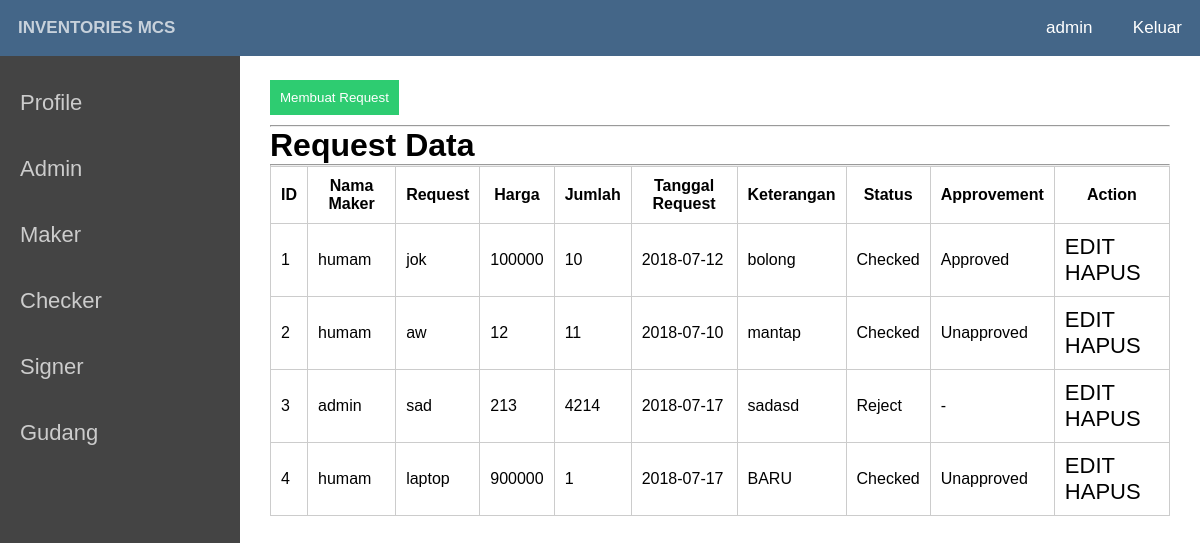
The page /admin_maker.php (signed in) on the database its author committed.
### tables this page shows
CREATE TABLE `maker` (
  `id_maker` int(11) NOT NULL,
  `nama_maker` varchar(50) NOT NULL,
  `request` varchar(500) NOT NULL,
  `harga` int(10) NOT NULL,
  `jumlah` int(5) NOT NULL,
  `tanggal_request` date NOT NULL,
  `keterangan` varchar(250) NOT NULL,
  `status` enum('-','Checked','Reject') NOT NULL,
  `approvement` enum('-','Approved','Unapproved') NOT NULL
);

### admin_maker.php (the view, shortened to what this page needs)
<html>
	<head>
		<link rel="stylesheet" type="text/css" href="asset/style.css">
	</head>
	<body>
		<nav>
			<ul class="kiri">
			<li><a href="">Inventories MCS</a></li>
			</ul>
			<ul class="kanan">
			<li><a href="profile.php"><?php echo $_SESSION['username']; ?></a>
				<a href="logut.php"> Keluar </a></li>
			</ul>
		</nav>
		<div class="sidebar">
			<ul>
			<li><a href="profile.php">Profile</a></li>
			<li><a href="user.php">Admin</a></li>
			<li><a href="admin_maker.php">Maker</a></li>
			<li><a href="admin_checker.php">Checker</a></li>
			<li><a href="admin_signer.php">Signer</a></li>
			<li><a href="gudang.php">Gudang</a></li>
			</ul>
		</div>
		<div class="main">
			<div class="isimain">
				<table>
					<a href="admin_input.php"><input type="submit" value="Membuat Request"></a>
					<hr>
					<h1>Request Data</h1>
					<hr>
					<tr>
						<th>ID</th>
						<th>Nama Maker</th>
						<th>Request</th>
						<th>Harga</th>
						<th>Jumlah</th>
						<th>Tanggal Request</th>
						<th>Keterangan</th>
						<th>Status</th>
						<th>Approvement</th>
						<th>Action</th>
					</tr>
					<?php $i = 1;?>
					<?php
						include 'db.php';
						$data = mysqli_query($connect, "SELECT * FROM maker ORDER BY id_maker ASC");
						while($row = mysqli_fetch_array($data)){
					?>
							<tr>
								<td><?php echo $i; ?></td>
					 			<td><?php echo $row['nama_maker']; ?></td>
					 			<td><?php echo $row['request']; ?></td>
					 			<td><?php echo $row['harga']; ?></td>
					 			<td><?php echo $row['jumlah']; ?></td>
					 			<td><?php echo $row['tanggal_request']; ?></td>
					 			<td><?php echo $row['keterangan']; ?></td>
								<td><?php echo $row['status']; ?></td>
								<td><?php echo $row['approvement']; ?></td>
					 			<td><a href="admin_edit_maker.php?id_maker=<?php echo $row['id_maker'];?>">EDIT</a>
								<a href="admin_hapus_maker.php?id_maker=<?php echo $row['id_maker'];?>">HAPUS</a></td>
					 		</tr>
					 		<?php $i++; ?>
						<?php
						}
					 ?>
				</table>
			</div>
		</div>
	</body>
</html>

### asset/style.css (style rules this page uses)
* { margin:0;padding:0;font-family:arial }
nav { width: 100%; background: #468; position: fixed; z-index: 999; }
.kiri { float:left; width: 500px; }
.kiri a { font-weight:bold }
.kanan { float:right }
nav .kanan li { list-style:none;display:inline }
nav ul li a { font-size:17px; }
nav .kanan li a { display:inline-block;padding:18px;color:#fff; }
nav .kiri li a { display:inline-block;padding:18px;color:#fff;text-transform:uppercase }
a { text-decoration:none }
.sidebar { width:20%;background:#444;position:fixed;height:100%;padding-top:70px;overflow:hidden;float:left }
.sidebar ul li { list-style:none; }
.sidebar ul li a { padding:20px;width:100%;color:#ccc;display:block;transition:0.4s }
.main { float:right;width:80%; }
.isimain { padding:70px 30px 30px 30px; }
input[type=submit] { margin:10px 0 10px 0;outline:0;background:#2ecc71;color:#fff;border:0;padding:10px;cursor:pointer }
a { text-decoration: none; font-size: 22px; color: black; }

### admin_maker.php (style rules this page uses)
td,th { border:1px solid #ccc;padding:10px; }
table { border-collapse:collapse; }

### rows shown on the page
maker: nama_maker "humam", request "jok", harga "100000", jumlah "10", tanggal_request "2018-07-12", keterangan "bolong", status "Checked", approvement "Approved"
maker: nama_maker "humam", request "aw", harga "12", jumlah "11", tanggal_request "2018-07-10", keterangan "mantap", status "Checked", approvement "Unapproved"
maker: nama_maker "admin", request "sad", harga "213", jumlah "4214", tanggal_request "2018-07-17", keterangan "sadasd", status "Reject", approvement "-"
maker: nama_maker "humam", request "laptop", harga "900000", jumlah "1", tanggal_request "2018-07-17", keterangan "BARU", status "Checked", approvement "Unapproved"

### other values the page prints
$_SESSION['username'] "admin"
